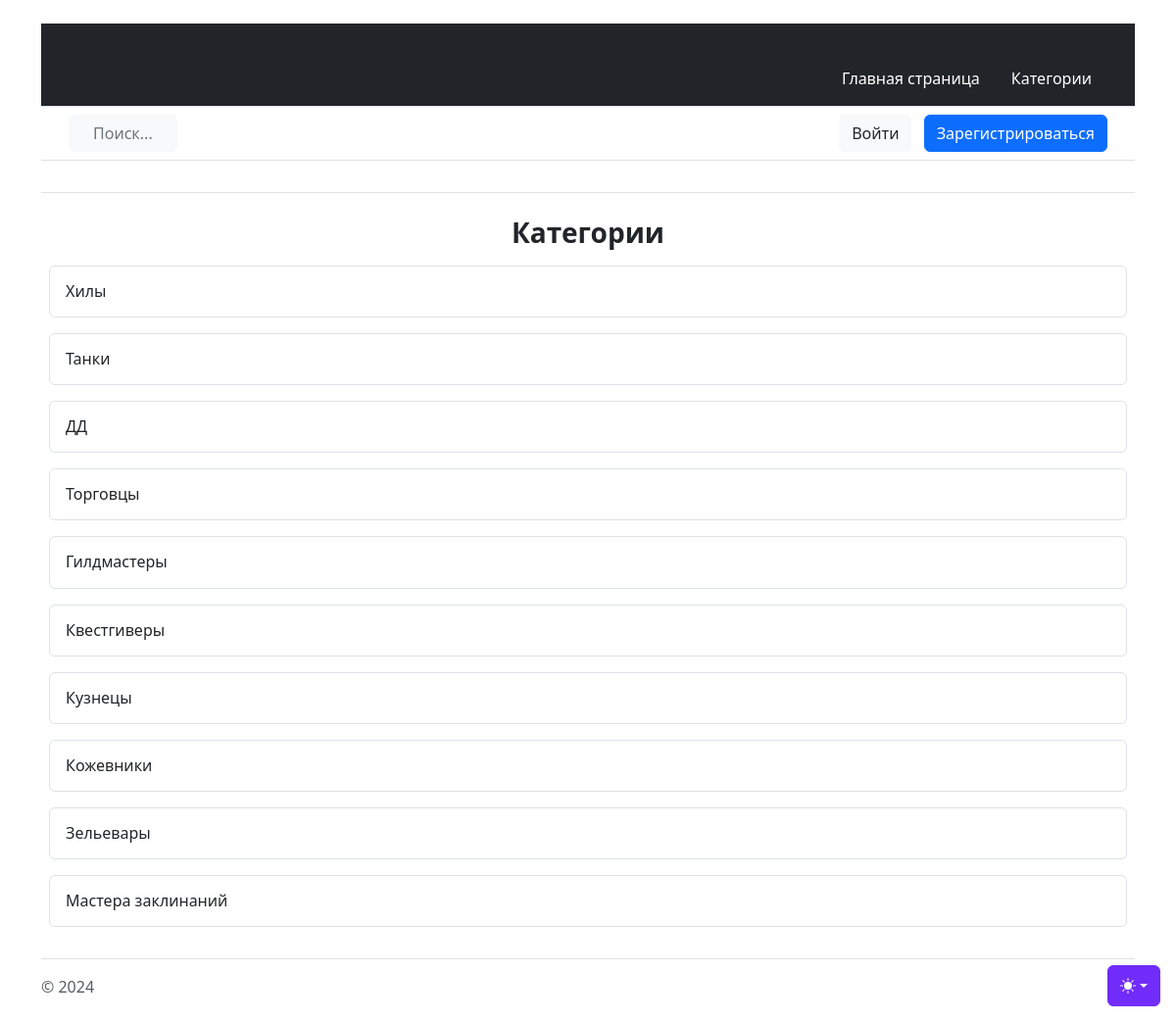
The app's page /products/category/ with its own data.
### products/models.py (models this page shows, shortened)
class Category(models.Model):
    name = models.CharField(max_length=255)

### products/views.py (the view)
# urls.py: path('category/', CategoryList.as_view(), name='category_list'),  # список категорий
class CategoryList(ListView):
    model = Category
    template_name = 'category_list.html'
    context_object_name = 'category_list'

### templates/category_list.html (shortened to what this page needs)
{% extends 'flatpages/default.html' %}
{% block content %}
    <h3 class=" fw-bold text-sm-center">Категории</h3>
    {% for category in category_list %}
        <div class=" p-2  py-md-2 align-items-center justify-content-center">
            <div class="list-group">
                <a href="{% url 'show_cat' category.id %}" class="list-group-item list-group-item-action d-flex gap-3 py-3" aria-current="true">
                    <div class="d-flex gap-2 w-100 justify-content-between">
                        <div>
                            <h6 class="mb-0">{{ category.name}}</h6>
                        </div>
                    </div>
                </a>
            </div>
        </div>
    {% endfor %}
{% endblock content %}

### records on screen
Category: name "Хилы"
Category: name "Танки"
Category: name "ДД"
Category: name "Торговцы"
Category: name "Гилдмастеры"
Category: name "Квестгиверы"
Category: name "Кузнецы"
Category: name "Кожевники"
Category: name "Зельевары"
Category: name "Мастера заклинаний"
